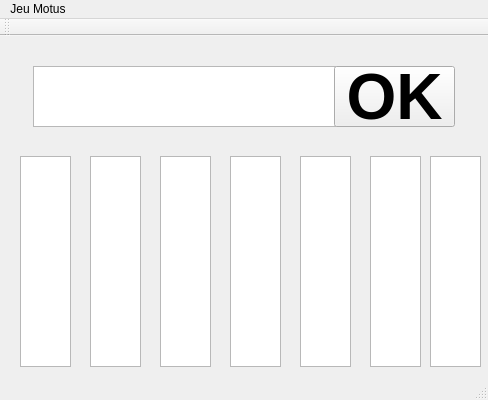
<?xml version="1.0" encoding="UTF-8"?>
<ui version="4.0">
 <class>Verif</class>
 <widget class="QMainWindow" name="Verif">
  <property name="geometry">
   <rect>
    <x>0</x>
    <y>0</y>
    <width>488</width>
    <height>400</height>
   </rect>
  </property>
  <property name="windowTitle">
   <string>Verif</string>
  </property>
  <widget class="QWidget" name="centralWidget">
   <widget class="QTextEdit" name="textEdit">
    <property name="geometry">
     <rect>
      <x>33</x>
      <y>30</y>
      <width>311</width>
      <height>61</height>
     </rect>
    </property>
    <property name="font">
     <font>
      <family>Britannic Bold</family>
      <pointsize>24</pointsize>
      <weight>75</weight>
      <bold>true</bold>
     </font>
    </property>
    <property name="html">
     <string>&lt;!DOCTYPE HTML PUBLIC &quot;-//W3C//DTD HTML 4.0//EN&quot; &quot;http://www.w3.org/TR/REC-html40/strict.dtd&quot;&gt;
&lt;html&gt;&lt;head&gt;&lt;meta name=&quot;qrichtext&quot; content=&quot;1&quot; /&gt;&lt;style type=&quot;text/css&quot;&gt;
p, li { white-space: pre-wrap; }
&lt;/style&gt;&lt;/head&gt;&lt;body style=&quot; font-family:'Britannic Bold'; font-size:24pt; font-weight:600; font-style:normal;&quot;&gt;
&lt;p style=&quot;-qt-paragraph-type:empty; margin-top:0px; margin-bottom:0px; margin-left:0px; margin-right:0px; -qt-block-indent:0; text-indent:0px; font-family:'MS Shell Dlg 2'; font-size:8.25pt; font-weight:400;&quot;&gt;&lt;br /&gt;&lt;/p&gt;&lt;/body&gt;&lt;/html&gt;</string>
    </property>
   </widget>
   <widget class="QPushButton" name="monButton">
    <property name="geometry">
     <rect>
      <x>334</x>
      <y>30</y>
      <width>121</width>
      <height>61</height>
     </rect>
    </property>
    <property name="font">
     <font>
      <pointsize>48</pointsize>
      <weight>75</weight>
      <bold>true</bold>
     </font>
    </property>
    <property name="text">
     <string>OK</string>
    </property>
   </widget>
   <widget class="QTextBrowser" name="textBrowser">
    <property name="geometry">
     <rect>
      <x>20</x>
      <y>120</y>
      <width>51</width>
      <height>211</height>
     </rect>
    </property>
    <property name="html">
     <string>&lt;!DOCTYPE HTML PUBLIC &quot;-//W3C//DTD HTML 4.0//EN&quot; &quot;http://www.w3.org/TR/REC-html40/strict.dtd&quot;&gt;
&lt;html&gt;&lt;head&gt;&lt;meta name=&quot;qrichtext&quot; content=&quot;1&quot; /&gt;&lt;style type=&quot;text/css&quot;&gt;
p, li { white-space: pre-wrap; }
&lt;/style&gt;&lt;/head&gt;&lt;body style=&quot; font-family:'MS Shell Dlg 2'; font-size:8.25pt; font-weight:400; font-style:normal;&quot;&gt;
&lt;p style=&quot;-qt-paragraph-type:empty; margin-top:0px; margin-bottom:0px; margin-left:0px; margin-right:0px; -qt-block-indent:0; text-indent:0px;&quot;&gt;&lt;br /&gt;&lt;/p&gt;&lt;/body&gt;&lt;/html&gt;</string>
    </property>
   </widget>
   <widget class="QTextBrowser" name="textBrowser_3">
    <property name="geometry">
     <rect>
      <x>90</x>
      <y>120</y>
      <width>51</width>
      <height>211</height>
     </rect>
    </property>
    <property name="html">
     <string>&lt;!DOCTYPE HTML PUBLIC &quot;-//W3C//DTD HTML 4.0//EN&quot; &quot;http://www.w3.org/TR/REC-html40/strict.dtd&quot;&gt;
&lt;html&gt;&lt;head&gt;&lt;meta name=&quot;qrichtext&quot; content=&quot;1&quot; /&gt;&lt;style type=&quot;text/css&quot;&gt;
p, li { white-space: pre-wrap; }
&lt;/style&gt;&lt;/head&gt;&lt;body style=&quot; font-family:'MS Shell Dlg 2'; font-size:8.25pt; font-weight:400; font-style:normal;&quot;&gt;
&lt;p style=&quot;-qt-paragraph-type:empty; margin-top:0px; margin-bottom:0px; margin-left:0px; margin-right:0px; -qt-block-indent:0; text-indent:0px;&quot;&gt;&lt;br /&gt;&lt;/p&gt;&lt;/body&gt;&lt;/html&gt;</string>
    </property>
   </widget>
   <widget class="QTextBrowser" name="textBrowser_8">
    <property name="geometry">
     <rect>
      <x>430</x>
      <y>120</y>
      <width>51</width>
      <height>211</height>
     </rect>
    </property>
    <property name="html">
     <string>&lt;!DOCTYPE HTML PUBLIC &quot;-//W3C//DTD HTML 4.0//EN&quot; &quot;http://www.w3.org/TR/REC-html40/strict.dtd&quot;&gt;
&lt;html&gt;&lt;head&gt;&lt;meta name=&quot;qrichtext&quot; content=&quot;1&quot; /&gt;&lt;style type=&quot;text/css&quot;&gt;
p, li { white-space: pre-wrap; }
&lt;/style&gt;&lt;/head&gt;&lt;body style=&quot; font-family:'MS Shell Dlg 2'; font-size:8.25pt; font-weight:400; font-style:normal;&quot;&gt;
&lt;p style=&quot;-qt-paragraph-type:empty; margin-top:0px; margin-bottom:0px; margin-left:0px; margin-right:0px; -qt-block-indent:0; text-indent:0px;&quot;&gt;&lt;br /&gt;&lt;/p&gt;&lt;/body&gt;&lt;/html&gt;</string>
    </property>
   </widget>
   <widget class="QTextBrowser" name="textBrowser_4">
    <property name="geometry">
     <rect>
      <x>160</x>
      <y>120</y>
      <width>51</width>
      <height>211</height>
     </rect>
    </property>
    <property name="html">
     <string>&lt;!DOCTYPE HTML PUBLIC &quot;-//W3C//DTD HTML 4.0//EN&quot; &quot;http://www.w3.org/TR/REC-html40/strict.dtd&quot;&gt;
&lt;html&gt;&lt;head&gt;&lt;meta name=&quot;qrichtext&quot; content=&quot;1&quot; /&gt;&lt;style type=&quot;text/css&quot;&gt;
p, li { white-space: pre-wrap; }
&lt;/style&gt;&lt;/head&gt;&lt;body style=&quot; font-family:'MS Shell Dlg 2'; font-size:8.25pt; font-weight:400; font-style:normal;&quot;&gt;
&lt;p style=&quot;-qt-paragraph-type:empty; margin-top:0px; margin-bottom:0px; margin-left:0px; margin-right:0px; -qt-block-indent:0; text-indent:0px;&quot;&gt;&lt;br /&gt;&lt;/p&gt;&lt;/body&gt;&lt;/html&gt;</string>
    </property>
   </widget>
   <widget class="QTextBrowser" name="textBrowser_5">
    <property name="geometry">
     <rect>
      <x>230</x>
      <y>120</y>
      <width>51</width>
      <height>211</height>
     </rect>
    </property>
    <property name="html">
     <string>&lt;!DOCTYPE HTML PUBLIC &quot;-//W3C//DTD HTML 4.0//EN&quot; &quot;http://www.w3.org/TR/REC-html40/strict.dtd&quot;&gt;
&lt;html&gt;&lt;head&gt;&lt;meta name=&quot;qrichtext&quot; content=&quot;1&quot; /&gt;&lt;style type=&quot;text/css&quot;&gt;
p, li { white-space: pre-wrap; }
&lt;/style&gt;&lt;/head&gt;&lt;body style=&quot; font-family:'MS Shell Dlg 2'; font-size:8.25pt; font-weight:400; font-style:normal;&quot;&gt;
&lt;p style=&quot;-qt-paragraph-type:empty; margin-top:0px; margin-bottom:0px; margin-left:0px; margin-right:0px; -qt-block-indent:0; text-indent:0px;&quot;&gt;&lt;br /&gt;&lt;/p&gt;&lt;/body&gt;&lt;/html&gt;</string>
    </property>
   </widget>
   <widget class="QTextBrowser" name="textBrowser_6">
    <property name="geometry">
     <rect>
      <x>300</x>
      <y>120</y>
      <width>51</width>
      <height>211</height>
     </rect>
    </property>
    <property name="html">
     <string>&lt;!DOCTYPE HTML PUBLIC &quot;-//W3C//DTD HTML 4.0//EN&quot; &quot;http://www.w3.org/TR/REC-html40/strict.dtd&quot;&gt;
&lt;html&gt;&lt;head&gt;&lt;meta name=&quot;qrichtext&quot; content=&quot;1&quot; /&gt;&lt;style type=&quot;text/css&quot;&gt;
p, li { white-space: pre-wrap; }
&lt;/style&gt;&lt;/head&gt;&lt;body style=&quot; font-family:'MS Shell Dlg 2'; font-size:8.25pt; font-weight:400; font-style:normal;&quot;&gt;
&lt;p style=&quot;-qt-paragraph-type:empty; margin-top:0px; margin-bottom:0px; margin-left:0px; margin-right:0px; -qt-block-indent:0; text-indent:0px;&quot;&gt;&lt;br /&gt;&lt;/p&gt;&lt;/body&gt;&lt;/html&gt;</string>
    </property>
   </widget>
   <widget class="QTextBrowser" name="textBrowser_7">
    <property name="geometry">
     <rect>
      <x>370</x>
      <y>120</y>
      <width>51</width>
      <height>211</height>
     </rect>
    </property>
    <property name="html">
     <string>&lt;!DOCTYPE HTML PUBLIC &quot;-//W3C//DTD HTML 4.0//EN&quot; &quot;http://www.w3.org/TR/REC-html40/strict.dtd&quot;&gt;
&lt;html&gt;&lt;head&gt;&lt;meta name=&quot;qrichtext&quot; content=&quot;1&quot; /&gt;&lt;style type=&quot;text/css&quot;&gt;
p, li { white-space: pre-wrap; }
&lt;/style&gt;&lt;/head&gt;&lt;body style=&quot; font-family:'MS Shell Dlg 2'; font-size:8.25pt; font-weight:400; font-style:normal;&quot;&gt;
&lt;p style=&quot;-qt-paragraph-type:empty; margin-top:0px; margin-bottom:0px; margin-left:0px; margin-right:0px; -qt-block-indent:0; text-indent:0px;&quot;&gt;&lt;br /&gt;&lt;/p&gt;&lt;/body&gt;&lt;/html&gt;</string>
    </property>
   </widget>
  </widget>
  <widget class="QMenuBar" name="menuBar">
   <property name="geometry">
    <rect>
     <x>0</x>
     <y>0</y>
     <width>488</width>
     <height>21</height>
    </rect>
   </property>
   <widget class="QMenu" name="menuJeu_Motus">
    <property name="title">
     <string>Jeu Motus</string>
    </property>
   </widget>
   <addaction name="menuJeu_Motus"/>
  </widget>
  <widget class="QToolBar" name="mainToolBar">
   <attribute name="toolBarArea">
    <enum>TopToolBarArea</enum>
   </attribute>
   <attribute name="toolBarBreak">
    <bool>false</bool>
   </attribute>
  </widget>
  <widget class="QStatusBar" name="statusBar"/>
 </widget>
 <layoutdefault spacing="6" margin="11"/>
 <resources/>
 <connections/>
</ui>
